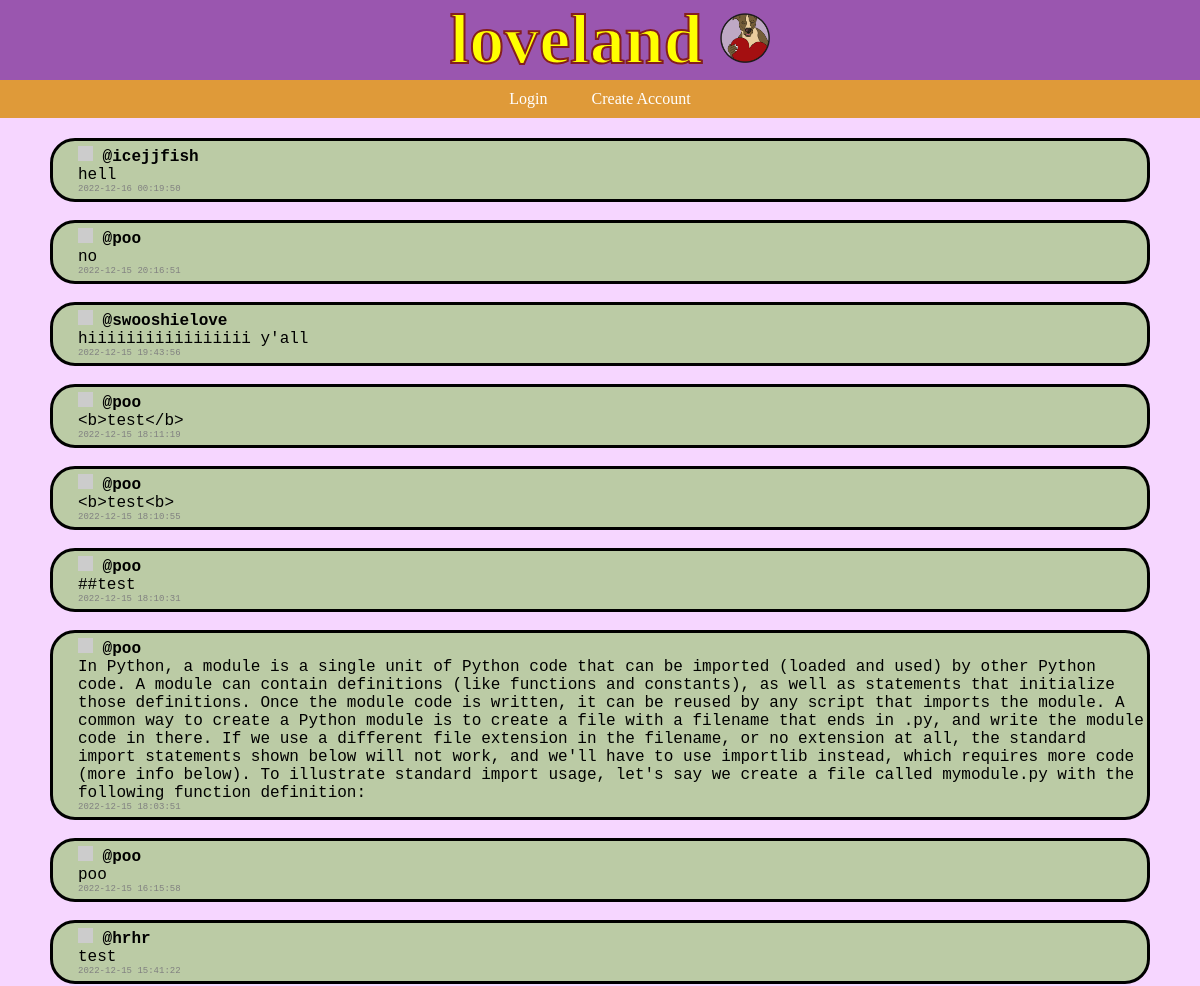
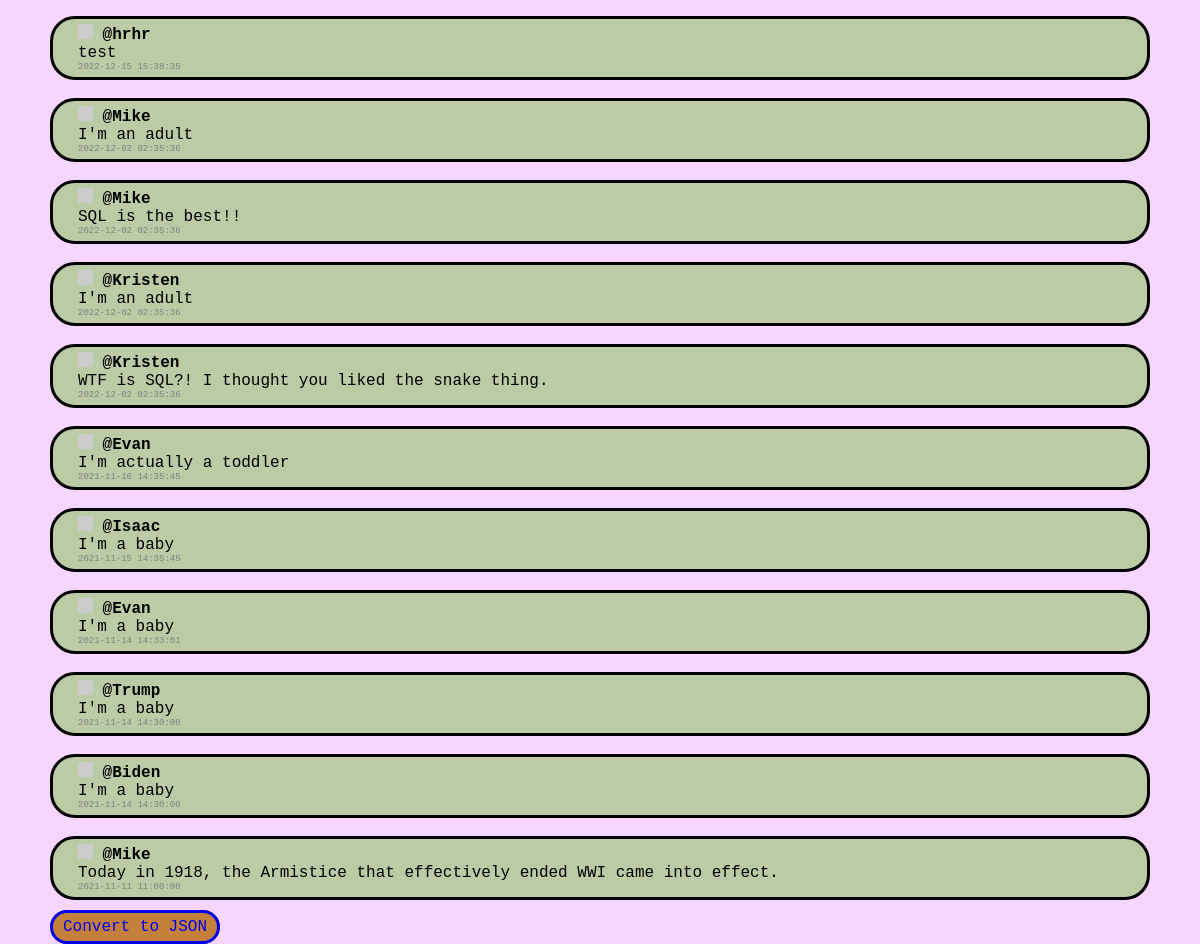
The page /home on the database its author committed (2 pictures, top to bottom).
### tables this page shows
CREATE TABLE users (
    id INTEGER PRIMARY KEY,
    username TEXT NOT NULL UNIQUE,
    password TEXT NOT NULL,
    age INTEGER
);

CREATE TABLE messages (
    id integer primary key,
    sender_id integer not null,
    message text not null,
    created_at timestamp not null default current_timestamp
    );

### project.py (the view)
@app.route('/home', methods=['get', 'post'])
def home():
    global row_users
    con = sqlite3.connect(args.db_file)
    cur = con.cursor()
    cur.execute('''
        SELECT username, password from users where username=? and password=? ;
    ''', (request.cookies.get('username'), request.cookies.get('password')))
    rows = cur.fetchall()
    if len(list(rows))==0:
        login_successful=False
    else:
        login_successful=True
    messages = []
    sql = 'select sender_id, message, created_at from messages order by created_at desc;'
    cur_messages = con.cursor()
    cur_messages.execute(sql)
    for row_messages in cur_messages.fetchall():
        sql='select username, age from users where id=?;'
        cur_users = con.cursor()
        cur_users.execute(sql, [row_messages[0]])
        for row_users in cur_users.fetchall():
            pass
            messages.append({
                'message': row_messages[1],
                'created_at': row_messages[2],
                'username': row_users[0],
                'profpic': 'https://robohash.org/' + row_users[0],
                'age': row_users[1]
                })
    if request.form.get('delete'):
        print('success!!!!!!!!!!!!!!!')
    if login_successful:
        return render_template('home.html',username=request.cookies.get('username'), password=request.cookies.get('password'), messages=messages)
    else:
        return render_template('home.html', messages=messages)

### templates/home.html (shortened to what this page needs)
{% extends 'base.html' %}
{% block content %}
{% if username and password %}
<h1 class=entrance>We've been waiting for you, {{username}}. <br> Don't ever leave us. <br> <a href="/create_message">Post a post here.</a>
<br> <a href="/home">See other posts here.</a>
</h1>
    {% for message in messages %}
    <div class=display-messages>
        <img src="{{message.profpic}}" width="15" height="15">
        <b>@{{message.username}}</b><br>
            {{message.message}} <br>
        <span class=posted>{{message.created_at}}</span>
        {%if username == message.username %}
        <span class=msg>
        <a href= "/edit_message/<id>"><u>edit</u></a>
        <a href= "/delete_message/<id>"><u>delete</u></a>
        </span>
        {% endif %}
        <br>
    </div>
    <br>
{% endfor %}
{% else %}
    {% for message in messages %}
    <div class=display-messages>
        <img src="{{message.profpic}}" width="15" height="15">
        <b>@{{message.username}}</b><br>
            {{message.message}} <br>
        <span class=posted>{{message.created_at}}</span>
        <br>
    </div>
    <br>
{% endfor %}
{% endif %}
<a class=json href= "/home.json">Convert to JSON</a>
<br>
{% endblock %}

### templates/base.html (shortened to what this page needs)
<html lang='en'>
    <head>
        <link rel="stylesheet" href="static/sitestyle.css">
    </head>
    <body>
      {% if username and password %}
        <h1 class=home2><a class=home href='/home'>loveland</a> <a href='/'><img src=static/doglogo.png  style="width:50px;height:50px;"></a> </h1>
        <ul class=nav>
            {% if username and password %}
            <li><a href='/search_message'>Search</a></li>
            <li><a href='/create_message'>Post</a></li>
            <li><a href='/user'>Settings</a></li>
            <li><a href='/logout'>Logout</a></li>
            {% else %}
            <li><a href='/login'>Login</a></li>
            <li><a href='/create_user'>Create Account</a></li>
            {% endif %}
        </ul>
        {% else %}
        <h1 class=home2><a class=home href='/home'>loveland</a> <a href='/'><img src=static/doglogo.png  style="width:50px;height:50px;"></a> </h1>
        <ul class=nav>
            {% if username and password %}
            <li><a href='/search_message'>Search</a></li>
            <li><a href='/create_message'>Post</a></li>
            <li><a href='/user'>Settings</a></li>
            <li><a href='/logout'>Logout</a></li>
            {% else %}
            <li><a href='/login'>Login</a></li>
            <li><a href='/create_user'>Create Account</a></li>
            {% endif %}
        </ul>
        {% endif %}
        {% block content %}
        {% endblock %}
    </body>
</html>

### static/sitestyle.css (style rules this page uses)
h1.home2 { background-color: rgb(154, 86, 175); font-family: "Impact", fantasy; text-align: center; font-size: 70px; font-stretch: ultra-expanded; padding-left: 20px; margin-bottom: 0px; -webkit-text-stroke: 2px rgb(133, 30, 30); }
body { margin-left: 0px;margin-top: 0px;margin-right: 0px; margin-bottom: 0px; background-color: rgb(246, 214, 255); }
ul.nav { padding-left: 0px; background-color: #df9a39; text-align: center; margin-top: 0px;margin-bottom: 20px;;padding-bottom: 0px;padding-top: 0px; }
ul.nav > li { display: inline-block; padding: 10px 20px; }
ul.nav > li > a { color: white; text-decoration: none; }
a.home { color: yellow; text-decoration: none; }
.display-messages { font-family: "monaco", monospace; border-left: 3px; border-color: rgb(55, 62, 190); border: solid; margin-left: 50px;padding-left: 25px;padding-top: 5px;padding-bottom: 5px;margin-right: 50px; border-radius: 25px; background-color: rgb(187, 203, 165); }
.posted { font-weight: lighter; color: gray; font-size: xx-small; }
a.json { font-family: "monaco", monospace; border-left: 3px; border-color: rgb(55, 62, 190); border: solid; margin-left: 50px;padding-left: 25px;padding-top: 5px;padding-bottom: 5px;margin-right: 50px; border-radius: 25px; background-color: rgb(196, 128, 59); text-decoration: none; padding-left: 10px;padding-right: 10px; margin-bottom: 20px; }

### rows shown on the page
users: username "icejjfish"
messages: message "hell", created_at "2022-12-16 00:19:50"
users: username "poo" "poo" "poo" "poo" "poo" "poo"
messages: message "no", created_at "2022-12-15 20:16:51"
users: username "swooshielove"
messages: message "hiiiiiiiiiiiiiiiii y'all", created_at "2022-12-15 19:43:56"
messages: message "<b>test</b>", created_at "2022-12-15 18:11:19"
messages: message "<b>test<b>", created_at "2022-12-15 18:10:55"
messages: message "##test", created_at "2022-12-15 18:10:31"
messages: message "In Python, a module is a single unit of Python code that can be imported (loaded and used) by other Python code. A module can contain definitions (like functions and constants), as well as statements that initialize those definitions. Once the module code is written, it can be reused by any script that imports the module. A common way to create a Python module is to create a file with a filename that ends in .py, and write the module code in there. If we use a different file extension in the filename, or no extension at all, the standard import statements shown below will not work, and we'll have to use importlib instead, which requires more code (more info below). To illustrate standard…", created_at "2022-12-15 18:03:51"
messages: message "poo", created_at "2022-12-15 16:15:58"
users: username "hrhr" "hrhr"
messages: message "test", created_at "2022-12-15 15:41:22"
messages: message "test", created_at "2022-12-15 15:38:35"
users: username "Mike" "Mike" "Mike"
messages: message "I'm an adult", created_at "2022-12-02 02:35:36"
messages: message "SQL is the best!!", created_at "2022-12-02 02:35:36"
users: username "Kristen" "Kristen"
messages: message "I'm an adult", created_at "2022-12-02 02:35:36"
messages: message "WTF is SQL?! I thought you liked the snake thing.", created_at "2022-12-02 02:35:36"
users: username "Evan" "Evan"
messages: message "I'm actually a toddler", created_at "2021-11-16 14:35:45"
users: username "Isaac"
messages: message "I'm a baby", created_at "2021-11-15 14:35:45"
messages: message "I'm a baby", created_at "2021-11-14 14:33:01"
users: username "Trump"
messages: message "I'm a baby", created_at "2021-11-14 14:30:00"
users: username "Biden"
messages: message "I'm a baby", created_at "2021-11-14 14:30:00"
messages: message "Today in 1918, the Armistice that effectively ended WWI came into effect.", created_at "2021-11-11 11:00:00"
